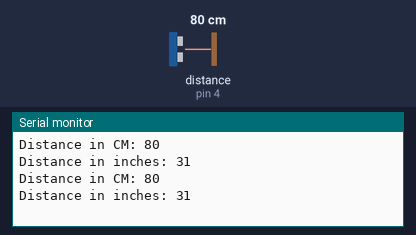
Recording of a sketch running on a simulated Arduino Uno, built with avr-gcc and run on an emulated ATmega328P. Shown: the last lines printed to the serial monitor. Wiring (inferred from the names in the program): ultrasonic range finder: trigger pin 15; echo pin 4. The inputs (shaded band) are chosen by the test bench; at power-on: distance to the obstacle (sensor on pin 4) 80 cm. The echo pulse lasts 58.3 µs per cm.

Above: at 1.8 s.
1.9 s: distance to the obstacle (sensor on pin 4) set to 2 cm
At 2.8 s:
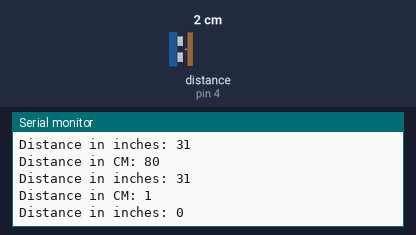
3.4 s: distance to the obstacle (sensor on pin 4) set to 4 cm
At 4.4 s:
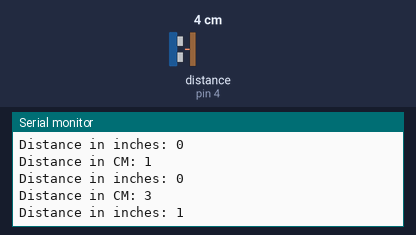
Timing chart, 0 to 6.4 s (numbered marks = the images above; inputs shaded):
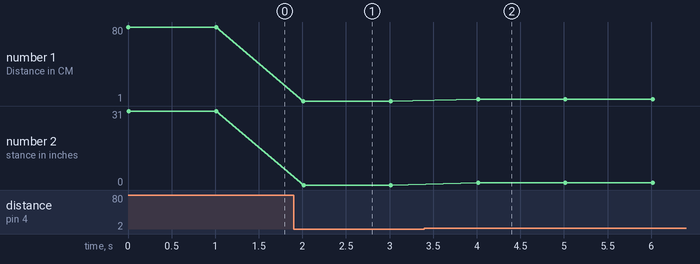

The sketch:

sensor_proximidad.ino
```cpp
#define PIN_TRIG 15
#define PIN_ECHO 4

void setup() {
  Serial.begin(115200);
  pinMode(PIN_TRIG, OUTPUT);
  pinMode(PIN_ECHO, INPUT);
}

void loop() {
  digitalWrite(PIN_TRIG, HIGH);
  delayMicroseconds(10);
  digitalWrite(PIN_TRIG, LOW);

  int duration = pulseIn(PIN_ECHO, HIGH);
  Serial.print("Distance in CM: ");
  Serial.println(duration / 58);
  Serial.print("Distance in inches: ");
  Serial.println(duration / 148);

  delay(1000);
}
```

Measured:
- after the input at 1.9 s, the serial monitor: prints a new line after 0.11 s (image 1)
- after the input at 3.4 s, the serial monitor: prints a new line after 0.61 s (image 2)
- plotted number 1: 80 → 1 after the input at 1.9 s, 1 → 3 after the input at 3.4 s
- plotted number 2: 31 → 0 after the input at 1.9 s
